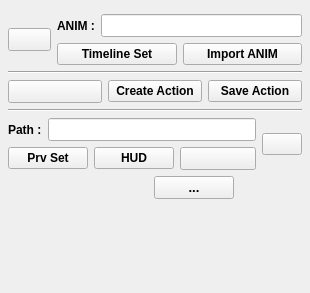
<?xml version="1.0" encoding="UTF-8"?>
<ui version="4.0">
 <class>CreateAction</class>
 <widget class="QWidget" name="CreateAction">
  <property name="geometry">
   <rect>
    <x>0</x>
    <y>0</y>
    <width>310</width>
    <height>293</height>
   </rect>
  </property>
  <property name="font">
   <font>
    <pointsize>10</pointsize>
    <weight>75</weight>
    <bold>true</bold>
   </font>
  </property>
  <property name="windowTitle">
   <string>Create Action</string>
  </property>
  <property name="layoutDirection">
   <enum>Qt::LeftToRight</enum>
  </property>
  <widget class="QWidget" name="">
   <property name="geometry">
    <rect>
     <x>8</x>
     <y>14</y>
     <width>294</width>
     <height>258</height>
    </rect>
   </property>
   <layout class="QVBoxLayout" name="verticalLayout_4">
    <property name="sizeConstraint">
     <enum>QLayout::SetMinAndMaxSize</enum>
    </property>
    <item>
     <layout class="QVBoxLayout" name="verticalLayout_3">
      <item>
       <layout class="QHBoxLayout" name="horizontalLayout_3">
        <item>
         <widget class="QPushButton" name="btnSet">
          <property name="text">
           <string/>
          </property>
          <property name="icon">
           <iconset>
            <normaloff>../../../../../../../../../../usr/autodesk/maya2016.5/icons/mayaHIK/HIKCharacterization_ToolBar_ToggleFigure.png</normaloff>../../../../../../../../../../usr/autodesk/maya2016.5/icons/mayaHIK/HIKCharacterization_ToolBar_ToggleFigure.png</iconset>
          </property>
         </widget>
        </item>
        <item>
         <layout class="QVBoxLayout" name="verticalLayout">
          <item>
           <layout class="QHBoxLayout" name="horizontalLayout">
            <item>
             <widget class="QLabel" name="label">
              <property name="font">
               <font>
                <pointsize>9</pointsize>
               </font>
              </property>
              <property name="text">
               <string>ANIM :</string>
              </property>
             </widget>
            </item>
            <item>
             <widget class="QLineEdit" name="lineEditA">
              <property name="readOnly">
               <bool>true</bool>
              </property>
             </widget>
            </item>
           </layout>
          </item>
          <item>
           <layout class="QHBoxLayout" name="horizontalLayout_2">
            <item>
             <widget class="QPushButton" name="btnTls">
              <property name="font">
               <font>
                <pointsize>9</pointsize>
                <weight>75</weight>
                <bold>true</bold>
               </font>
              </property>
              <property name="text">
               <string>Timeline Set</string>
              </property>
             </widget>
            </item>
            <item>
             <widget class="QPushButton" name="btnAnim">
              <property name="font">
               <font>
                <pointsize>9</pointsize>
                <weight>75</weight>
                <bold>true</bold>
               </font>
              </property>
              <property name="text">
               <string>Import ANIM</string>
              </property>
             </widget>
            </item>
           </layout>
          </item>
         </layout>
        </item>
       </layout>
      </item>
      <item>
       <widget class="Line" name="line">
        <property name="orientation">
         <enum>Qt::Horizontal</enum>
        </property>
       </widget>
      </item>
      <item>
       <layout class="QHBoxLayout" name="horizontalLayout_4">
        <item>
         <widget class="QPushButton" name="btnAce">
          <property name="text">
           <string/>
          </property>
          <property name="icon">
           <iconset>
            <normaloff>../../../../../../opt/Basefount/Miarmy/maya/icons/actionEditor.png</normaloff>../../../../../../opt/Basefount/Miarmy/maya/icons/actionEditor.png</iconset>
          </property>
         </widget>
        </item>
        <item>
         <widget class="QPushButton" name="btnAct">
          <property name="font">
           <font>
            <pointsize>9</pointsize>
            <weight>75</weight>
            <bold>true</bold>
           </font>
          </property>
          <property name="text">
           <string>Create Action</string>
          </property>
         </widget>
        </item>
        <item>
         <widget class="QPushButton" name="btnSav">
          <property name="font">
           <font>
            <pointsize>9</pointsize>
            <weight>75</weight>
            <bold>true</bold>
           </font>
          </property>
          <property name="text">
           <string>Save Action</string>
          </property>
         </widget>
        </item>
       </layout>
      </item>
      <item>
       <widget class="Line" name="line_2">
        <property name="orientation">
         <enum>Qt::Horizontal</enum>
        </property>
       </widget>
      </item>
      <item>
       <layout class="QHBoxLayout" name="horizontalLayout_7">
        <item>
         <layout class="QVBoxLayout" name="verticalLayout_2">
          <item>
           <layout class="QHBoxLayout" name="horizontalLayout_5">
            <item>
             <widget class="QLabel" name="label_3">
              <property name="font">
               <font>
                <pointsize>9</pointsize>
               </font>
              </property>
              <property name="text">
               <string>Path :</string>
              </property>
             </widget>
            </item>
            <item>
             <widget class="QLineEdit" name="lineEditC">
              <property name="dragEnabled">
               <bool>false</bool>
              </property>
              <property name="readOnly">
               <bool>false</bool>
              </property>
             </widget>
            </item>
           </layout>
          </item>
          <item>
           <layout class="QHBoxLayout" name="horizontalLayout_6">
            <item>
             <widget class="QPushButton" name="btnPrv">
              <property name="font">
               <font>
                <pointsize>9</pointsize>
               </font>
              </property>
              <property name="text">
               <string>Prv Set</string>
              </property>
             </widget>
            </item>
            <item>
             <widget class="QPushButton" name="btnHud">
              <property name="font">
               <font>
                <pointsize>9</pointsize>
               </font>
              </property>
              <property name="text">
               <string>HUD</string>
              </property>
             </widget>
            </item>
            <item>
             <widget class="QPushButton" name="btnCrw">
              <property name="text">
               <string/>
              </property>
              <property name="icon">
               <iconset>
                <normaloff>../../../../../../usr/share/icons/hicolor/32x32/apps/baobab.png</normaloff>../../../../../../usr/share/icons/hicolor/32x32/apps/baobab.png</iconset>
              </property>
             </widget>
            </item>
           </layout>
          </item>
         </layout>
        </item>
        <item>
         <widget class="QPushButton" name="btnPb">
          <property name="font">
           <font>
            <pointsize>9</pointsize>
           </font>
          </property>
          <property name="text">
           <string/>
          </property>
          <property name="icon">
           <iconset>
            <normaloff>../../../../../../opt/Basefount/Miarmy/maya/icons/Plbl.png</normaloff>../../../../../../opt/Basefount/Miarmy/maya/icons/Plbl.png</iconset>
          </property>
         </widget>
        </item>
       </layout>
      </item>
     </layout>
    </item>
    <item>
     <layout class="QHBoxLayout" name="horizontalLayout_8">
      <item>
       <widget class="QLabel" name="movPath">
        <property name="sizePolicy">
         <sizepolicy hsizetype="Fixed" vsizetype="Preferred">
          <horstretch>0</horstretch>
          <verstretch>0</verstretch>
         </sizepolicy>
        </property>
        <property name="font">
         <font>
          <pointsize>8</pointsize>
          <weight>50</weight>
          <bold>false</bold>
         </font>
        </property>
        <property name="layoutDirection">
         <enum>Qt::LeftToRight</enum>
        </property>
        <property name="text">
         <string/>
        </property>
        <property name="alignment">
         <set>Qt::AlignRight|Qt::AlignTrailing|Qt::AlignVCenter</set>
        </property>
       </widget>
      </item>
      <item>
       <widget class="QPushButton" name="btnMov">
        <property name="sizePolicy">
         <sizepolicy hsizetype="Fixed" vsizetype="Fixed">
          <horstretch>0</horstretch>
          <verstretch>0</verstretch>
         </sizepolicy>
        </property>
        <property name="text">
         <string>...</string>
        </property>
       </widget>
      </item>
     </layout>
    </item>
   </layout>
  </widget>
  <zorder>layoutWidget</zorder>
  <zorder>layoutWidget</zorder>
 </widget>
 <resources/>
 <connections/>
</ui>
